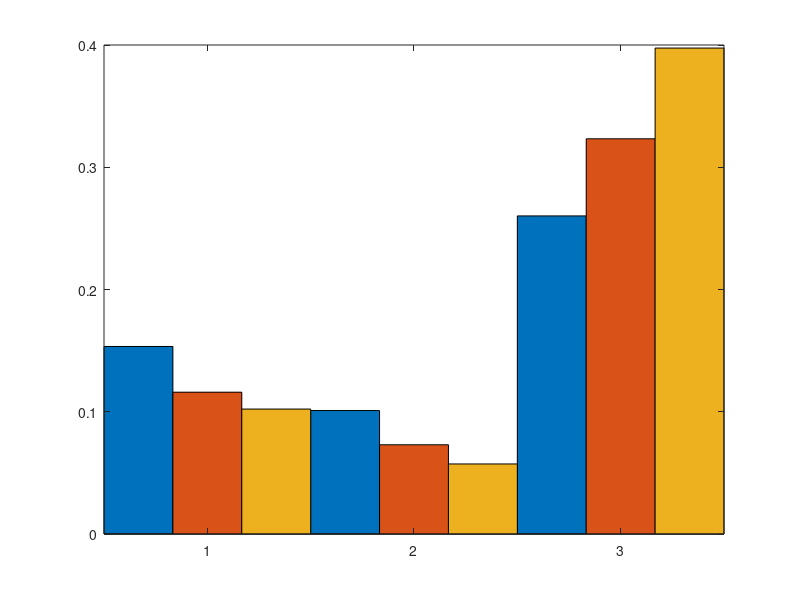

MATLAB code for this plot: (Note: this script raises an error after producing the figure.)
%% Comp with cassel New
clc;clear all; close all


%% Exp 5

fig1=figure;

load('res_exp5_sh.mat');
load('res_exp5_sr.mat');
load('res_exp5_uni.mat');

sh = res_exp5_sh;
sr = res_exp5_sr;
us = res_exp5_uni;

bh = bar([sh; sr; us],1);

bh(1).FaceColor = "#7E2F8E";
bh(2).FaceColor = "#77AC30";
bh(3).FaceColor = "#4DBEEE";
grid;

Exp = {'$\texttt{SHSR}$', '$\texttt{SuRSR}$', 'Uniform'};
xticks(1:numel(Exp)); % Setting x-axis ticks
xticklabels(Exp); % Setting x-axis labels
 

extraInputs = {'interpreter','latex','fontsize',15};
ylabel('Probability of Error - $e_n$',extraInputs{:});
lgd = legend('$K=16, \; n = 2e4$','$K=32, \; n = 3e4$', '$K=64, \; n = 4e4$','Interpreter','latex','location','northwest');
ax=gca;
ax.FontSize = 25;
lgd.FontSize = 22;
pbaspect([1 0.8 1]);
ax.TickLabelInterpreter = "latex";
title('Experiment 5','interpreter','latex')
% ylim([0 0.02])
